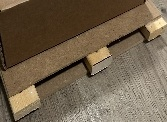
#> input picture src/raspberry_pi/notebooks/test_imgs/test_pallet_43_256_cropped.jpg, 167 x 122 px, found by its file name
$ jupyter execute test_angle_detection.ipynb
#> lines starting #> are read from the running program, lines starting #| are printed output that depends on the picture; after the words box and inside, x2 and y2 are one past the last pixel; in counts of white or black regions, pixels touching at a corner belong together; long printed decimals are rounded
[cell 1]
import cv2
import numpy as np
import matplotlib.pyplot as plt
import math

[cell 2]
def canny_edge_detection(input_path, lower_thresh=100, upper_thresh=200):
    # Read the image in grayscale
#> called with lower_thresh = 150, upper_thresh = 450
    img = cv2.imread(input_path, cv2.IMREAD_GRAYSCALE)
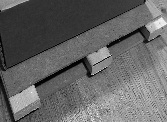
#> img: shape (122, 167); min 0, max 252, mean 100.8
    # Apply Canny edge detection
    edges = cv2.Canny(img, lower_thresh, upper_thresh)
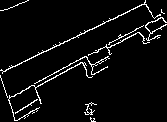
#> edges: shape (122, 167); 5.1% white in thin lines or dots

    return edges

[cell 3]
def hough_line_detection(input_path, canny_low=150, canny_high=450, hough_thresh=100, min_len=50, max_gap=10):
    # Read the original image (for displaying lines)
#> called with canny_low = 150, canny_high = 450, hough_thresh = 45, min_len = 20, max_gap = 7
    img = cv2.imread(input_path)
#> img is the input picture: shape (122, 167, 3); mean B, G, R 77.2, 98.4, 114.6
    if img is None:
        raise ValueError("Image not found or invalid image path.")

    # Get edges using Canny
    edges = canny_edge_detection(input_path, canny_low, canny_high)

    # Detect lines using Hough Transform
    lines = cv2.HoughLinesP(edges,
                            rho=1,            # Distance resolution of accumulator in pixels
                            theta=np.pi / 180, # Angle resolution of accumulator in radians
                            threshold=hough_thresh, # Minimum number of votes (intersections in Hough grid cell)
                            minLineLength=min_len,  # Minimum length of line (pixels)
                            maxLineGap=max_gap)     # Maximum allowed gap between points on the same line
#> lines = [[2, 72, 145, 2], [107, 48, 146, 28], [43, 79, 125, 34], [45, 81, 66, 71], [86, 57, 163, 13], [35, 87, 87, 58], [8, 99, 80, 58], [13, 115, 37, 99]]

    # Draw the lines on a copy of the original image
    line_img = img.copy()

    if lines is not None:
        for line in lines:
            x1, y1, x2, y2 = line[0]
            cv2.line(line_img, (x1, y1), (x2, y2), (0, 255, 0), 2)  # Green lines with thickness=2
#> this loop made 8 passes
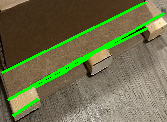
#> line_img: shape (122, 167, 3); 6.64% of pixels changed, all inside (x1, y1, x2, y2) = (1, 1, 165, 117)
    else:
        print("No lines detected!")

    return line_img, lines

[cell 4]
input_image = r"/home/pi/EZLift/src/raspberry_pi/notebooks/test_imgs/test_pallet_43_256_cropped.jpg"
edges = canny_edge_detection(input_image, lower_thresh=150, upper_thresh=450)

# Display the result using matplotlib
plt.imshow(edges, cmap='gray')
plt.title('Canny Edge Detection')
plt.axis('off')
plt.show()

[cell 5]
input_image = r"/home/pi/EZLift/src/raspberry_pi/notebooks/test_imgs/test_pallet_43_256_cropped.jpg"
line_img, lines = hough_line_detection(input_image, canny_low=150, canny_high=450, hough_thresh=45, min_len=20, max_gap=7)

# Display the result using matplotlib
plt.imshow(line_img)
plt.title('Canny Edge Detection')
plt.axis('off')
plt.show()

[cell 6]
def get_angle(lines):
    lines_polar = []
    for line in lines:
        x1, y1, x2, y2 = line[0]
        dx = x2 - x1
        dy = y2 - y1
        angle_rad = math.atan2(-dy, dx)
        angle_deg = math.degrees(angle_rad)
        angle_deg = (angle_deg + 360) % 360
        length = np.sqrt((x2 - x1)**2 + (y2 - y1)**2)
        lines_polar.append((angle_deg, length))
#> this loop made 8 passes
#> (x1, y1, x2, y2, dx, dy, angle_rad, angle_deg) on passes 1 to 8: (2, 72, 145, 2, 143, -70, 0.455, 26.08), (107, 48, 146, 28, 39, -20, 0.474, 27.15), (43, 79, 125, 34, 82, -45, 0.502, 28.76), (45, 81, 66, 71, 21, -10, 0.444, 25.46), (86, 57, 163, 13, 77, -44, 0.519, 29.74), (35, 87, 87, 58, 52, -29, 0.509, 29.15), (8, 99, 80, 58, 72, -41, 0.518, 29.66), (13, 115, 37, 99, 24, -16, 0.588, 33.69)
#> after the loop, lines_polar = [(26.08, 159.2), (27.15, 43.83), (28.76, 93.54), (25.46, 23.26), (29.74, 88.68), (29.15, 59.54), (29.66, 82.86), (33.69, 28.84)]

    lines_polar = sorted(lines_polar, key=lambda x: x[0])
#> lines_polar = [(25.46, 23.26), (26.08, 159.2), (27.15, 43.83), (28.76, 93.54), (29.15, 59.54), (29.66, 82.86), (29.74, 88.68), (33.69, 28.84)]
    groups = []
    current_group = [lines_polar[0]]
#> current_group = [(25.46, 23.26)]

    for angle, length in lines_polar[1:]:
        if abs(angle - current_group[-1][0]) < 2:
            current_group.append((angle, length))
        else:
            groups.append(current_group)
            current_group = [(angle, length)]
#> this loop made 7 passes
#> after the loop, groups = [[(25.46, 23.26), (26.08, 159.2), (27.15, 43.83), (28.76, 93.54), (29.15, 59.54), (29.66, 82.86), (29.74, 88.68)]]
    groups.append(current_group)

    best_metric = 0
    best_angle = None
    for group in groups:
        avg_angle = np.mean([angle for angle, _ in group])
        print(avg_angle)
        if not (avg_angle < 90 + 2 and avg_angle > 90 - 2):
            best_metric = len(group) * 2**1.5
            best_angle = np.mean([angle for angle, _ in group])
#> this loop made 2 passes
#> (group, avg_angle, best_metric, best_angle) on pass 2: ([(33.69, 28.84)], 33.69, 2.83, 33.69)
#> (avg_angle, best_metric, best_angle) on pass 1: (28, 19.8, 28)
#| 28.001
#| 33.690

    return best_angle

[cell 7]
get_angle(lines)
#> Out = 33.69
